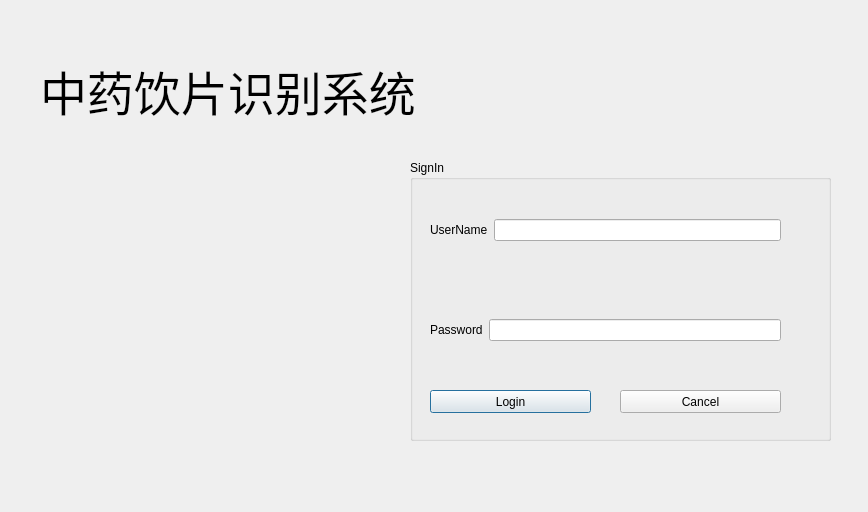
<?xml version="1.0" encoding="UTF-8"?>
<ui version="4.0">
 <class>LoginDLG</class>
 <widget class="QDialog" name="LoginDLG">
  <property name="geometry">
   <rect>
    <x>0</x>
    <y>0</y>
    <width>868</width>
    <height>512</height>
   </rect>
  </property>
  <property name="windowTitle">
   <string>Dialog</string>
  </property>
  <widget class="QGroupBox" name="groupBox">
   <property name="geometry">
    <rect>
     <x>410</x>
     <y>160</y>
     <width>421</width>
     <height>281</height>
    </rect>
   </property>
   <property name="title">
    <string>SignIn</string>
   </property>
   <widget class="QWidget" name="horizontalLayoutWidget">
    <property name="geometry">
     <rect>
      <x>20</x>
      <y>30</y>
      <width>351</width>
      <height>80</height>
     </rect>
    </property>
    <layout class="QHBoxLayout" name="horizontalLayout">
     <item>
      <widget class="QLabel" name="label">
       <property name="text">
        <string>UserName</string>
       </property>
      </widget>
     </item>
     <item>
      <widget class="QLineEdit" name="lineEdit_username"/>
     </item>
    </layout>
   </widget>
   <widget class="QWidget" name="horizontalLayoutWidget_2">
    <property name="geometry">
     <rect>
      <x>20</x>
      <y>130</y>
      <width>351</width>
      <height>80</height>
     </rect>
    </property>
    <layout class="QHBoxLayout" name="horizontalLayout_2">
     <item>
      <widget class="QLabel" name="label_2">
       <property name="text">
        <string>Password</string>
       </property>
      </widget>
     </item>
     <item>
      <widget class="QLineEdit" name="lineEdit_Password">
       <property name="echoMode">
        <enum>QLineEdit::Password</enum>
       </property>
      </widget>
     </item>
    </layout>
   </widget>
   <widget class="QPushButton" name="pushButton_Login">
    <property name="geometry">
     <rect>
      <x>20</x>
      <y>230</y>
      <width>161</width>
      <height>23</height>
     </rect>
    </property>
    <property name="text">
     <string>Login</string>
    </property>
   </widget>
   <widget class="QPushButton" name="pushButton_Cancel">
    <property name="geometry">
     <rect>
      <x>210</x>
      <y>230</y>
      <width>161</width>
      <height>23</height>
     </rect>
    </property>
    <property name="text">
     <string>Cancel</string>
    </property>
   </widget>
  </widget>
  <widget class="QLabel" name="label_3">
   <property name="geometry">
    <rect>
     <x>40</x>
     <y>60</y>
     <width>381</width>
     <height>61</height>
    </rect>
   </property>
   <property name="font">
    <font>
     <pointsize>35</pointsize>
    </font>
   </property>
   <property name="text">
    <string>中药饮片识别系统</string>
   </property>
  </widget>
 </widget>
 <resources/>
 <connections>
  <connection>
   <sender>pushButton_Cancel</sender>
   <signal>clicked()</signal>
   <receiver>LoginDLG</receiver>
   <slot>close()</slot>
   <hints>
    <hint type="sourcelabel">
     <x>700</x>
     <y>401</y>
    </hint>
    <hint type="destinationlabel">
     <x>433</x>
     <y>255</y>
    </hint>
   </hints>
  </connection>
 </connections>
</ui>
